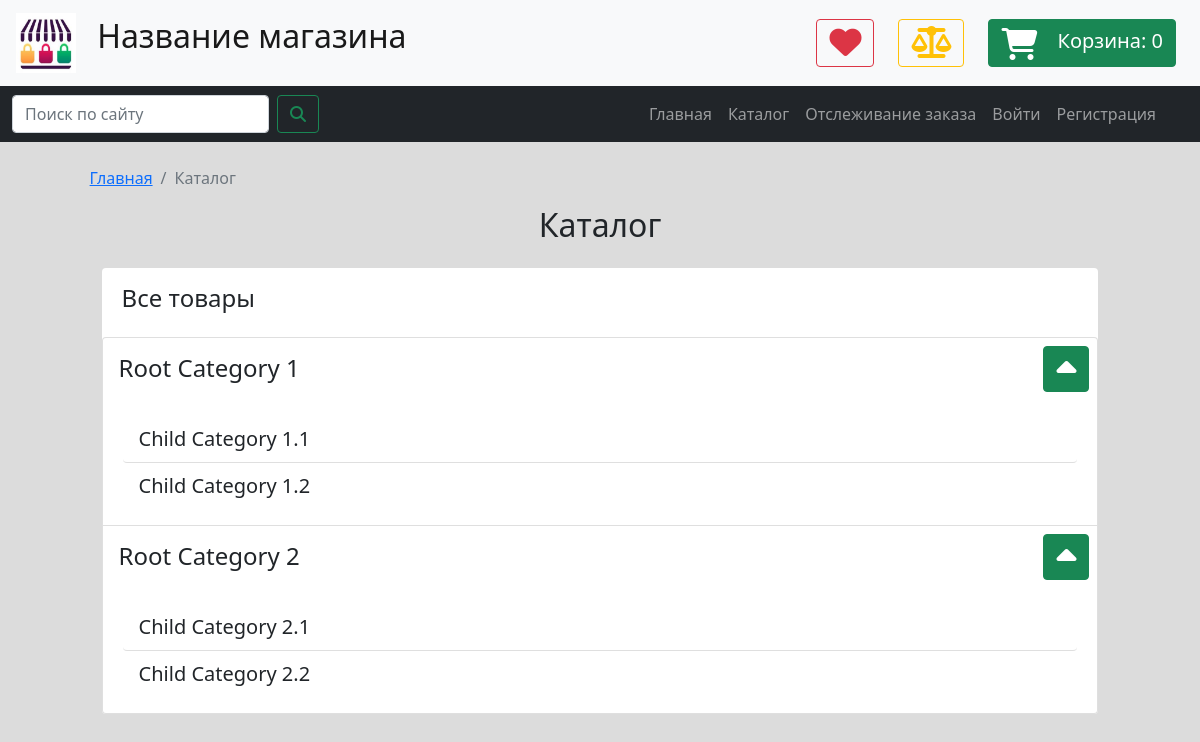
The page /categories on the database its author committed.
### data/goods.py (models this page shows)
class Category(SqlAlchemyBase, SerializerMixin):
    __tablename__ = 'categories'
    id = sqlalchemy.Column(sqlalchemy.Integer,
                           primary_key=True, autoincrement=True)
    parent_id = sqlalchemy.Column(sqlalchemy.Integer,
                                  sqlalchemy.ForeignKey('categories.id'))
    children = orm.relation("Category",
                            backref=backref('parent', remote_side=[id]))
    name = sqlalchemy.Column(sqlalchemy.String, nullable=False)

### routes/goods.py (the view)
@app.route('/categories')
def categories_page():
    db_sess = db_session.create_session()
    categories = db_sess.query(Category).filter_by(parent_id=None)
    template = render_template('categories_page.html',
                               categories=categories,
                               title='Main')
    db_sess.close()
    return template

### data/db_session.py (called while the page is built)
def create_session() -> Session:
    global __factory
    if __factory:
        return __factory()

### templates/categories_page.html
{% extends "base.html" %}
{% block content %}
    <nav aria-label="breadcrumb" class="">
        <ol class="breadcrumb">
            <li class="breadcrumb-item"><a href="{{ url_for('index_page') }}">Главная</a></li>
            <li class="breadcrumb-item active">Каталог</li>
        </ol>
    </nav>
    <div class="container mt-2">
        <h2 class="mb-4 text-center">Каталог</h2>
        <div class="container content-section p-0 rounded">
            <div class="row pe-4 ps-4 pt-2 pb-3">
                <a href="{{ url_for('all_goods_page') }}" class="category-link-btn rounded
                         flex-fill text-left
                         text-decoration-none text-dark p-2">
                    <span class="h4">Все товары</span>
                </a>
            </div>
            <div class="accordion" id="accordionExample">
                {% for categ in categories %}
                    <div class="accordion-item">
                        <div class="accordion-header d-flex flex-row justify-content-between p-2"
                             id="heading{{ loop.index }}">
                            <a href="{{ url_for('goods_in_category', categ_id=categ.id) }}" class="category-link-btn rounded
                     flex-fill text-left
                     text-decoration-none text-dark pt-2 ps-2">
                                <span class="h4">{{ categ.name }}</span>
                            </a>
                            <button class="btn btn-success ms-4 collapse-toggle" type="button"
                                    data-bs-toggle="collapse"
                                    data-bs-target="#collapse{{ loop.index }}">
                                <i class="fa fa-caret-up fa-2x d-block"></i>
                            </button>
                        </div>
                        <div id="collapse{{ loop.index }}" class="accordion-collapse collapse show"
                             data-bs-parent="#accordionExample">
                            <div class="accordion-body">
                                <ul class="list-group list-group-flush">
                                    {% for subcategory in categ.children %}
                                        <li class="list-group-item d-flex flex-row category-link-btn rounded">
                                            <a href="{{ url_for('goods_in_category', categ_id=subcategory.id) }}"
                                               class="flex-fill text-decoration-none text-dark">
                                                <span style="font-size: 20px">{{ subcategory.name }}</span>
                                            </a>
                                        </li>
                                    {% endfor %}
                                </ul>
                            </div>
                        </div>
                    </div>
                {% endfor %}
            </div>
        </div>
    </div>
{% endblock content %}

### static/css/main_stylesheet_v12.css (style rules this page uses)
body { background: #dcdcdc; }
.content-section { background: white; }

### rows shown on the page
Category: name "Root Category 1"
Category: name "Child Category 1.1"
Category: name "Child Category 1.2"
Category: name "Root Category 2"
Category: name "Child Category 2.1"
Category: name "Child Category 2.2"

### other values the page prints
{{ shop_name }} "Название магазина"
{{ session.get('cart', [])|length }} "0"
